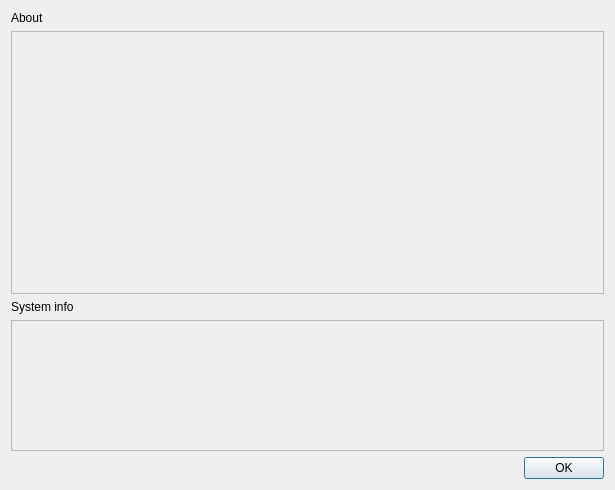
<?xml version="1.0" encoding="UTF-8"?>
<ui version="4.0">
 <class>Dialog</class>
 <widget class="QDialog" name="Dialog">
  <property name="geometry">
   <rect>
    <x>0</x>
    <y>0</y>
    <width>615</width>
    <height>490</height>
   </rect>
  </property>
  <property name="windowTitle">
   <string>About</string>
  </property>
  <property name="windowIcon">
   <iconset resource="../widgets/w_widgets.qrc">
    <normaloff>:/icons/fugue/question-white.png</normaloff>:/icons/fugue/question-white.png</iconset>
  </property>
  <layout class="QVBoxLayout" name="verticalLayout">
   <item>
    <widget class="QLabel" name="label_7">
     <property name="sizePolicy">
      <sizepolicy hsizetype="Preferred" vsizetype="Maximum">
       <horstretch>0</horstretch>
       <verstretch>0</verstretch>
      </sizepolicy>
     </property>
     <property name="text">
      <string>About</string>
     </property>
    </widget>
   </item>
   <item>
    <widget class="QLabel" name="labelAboutInfo">
     <property name="sizePolicy">
      <sizepolicy hsizetype="Preferred" vsizetype="Expanding">
       <horstretch>0</horstretch>
       <verstretch>2</verstretch>
      </sizepolicy>
     </property>
     <property name="frameShape">
      <enum>QFrame::StyledPanel</enum>
     </property>
     <property name="text">
      <string/>
     </property>
     <property name="textFormat">
      <enum>Qt::RichText</enum>
     </property>
     <property name="alignment">
      <set>Qt::AlignLeading|Qt::AlignLeft|Qt::AlignTop</set>
     </property>
     <property name="wordWrap">
      <bool>true</bool>
     </property>
     <property name="openExternalLinks">
      <bool>true</bool>
     </property>
     <property name="textInteractionFlags">
      <set>Qt::LinksAccessibleByMouse|Qt::TextSelectableByMouse</set>
     </property>
    </widget>
   </item>
   <item>
    <widget class="QLabel" name="label_6">
     <property name="sizePolicy">
      <sizepolicy hsizetype="Preferred" vsizetype="Maximum">
       <horstretch>0</horstretch>
       <verstretch>0</verstretch>
      </sizepolicy>
     </property>
     <property name="text">
      <string>System info</string>
     </property>
    </widget>
   </item>
   <item>
    <widget class="QLabel" name="labelSystemInfo">
     <property name="sizePolicy">
      <sizepolicy hsizetype="Preferred" vsizetype="Expanding">
       <horstretch>0</horstretch>
       <verstretch>1</verstretch>
      </sizepolicy>
     </property>
     <property name="frameShape">
      <enum>QFrame::StyledPanel</enum>
     </property>
     <property name="text">
      <string/>
     </property>
     <property name="textFormat">
      <enum>Qt::RichText</enum>
     </property>
     <property name="alignment">
      <set>Qt::AlignLeading|Qt::AlignLeft|Qt::AlignTop</set>
     </property>
     <property name="wordWrap">
      <bool>true</bool>
     </property>
     <property name="openExternalLinks">
      <bool>true</bool>
     </property>
     <property name="textInteractionFlags">
      <set>Qt::LinksAccessibleByMouse|Qt::TextSelectableByMouse</set>
     </property>
    </widget>
   </item>
   <item>
    <widget class="QDialogButtonBox" name="buttonBox">
     <property name="orientation">
      <enum>Qt::Horizontal</enum>
     </property>
     <property name="standardButtons">
      <set>QDialogButtonBox::Ok</set>
     </property>
    </widget>
   </item>
  </layout>
 </widget>
 <resources>
  <include location="../widgets/w_widgets.qrc"/>
 </resources>
 <connections>
  <connection>
   <sender>buttonBox</sender>
   <signal>accepted()</signal>
   <receiver>Dialog</receiver>
   <slot>close()</slot>
   <hints>
    <hint type="sourcelabel">
     <x>469</x>
     <y>463</y>
    </hint>
    <hint type="destinationlabel">
     <x>307</x>
     <y>244</y>
    </hint>
   </hints>
  </connection>
 </connections>
</ui>
